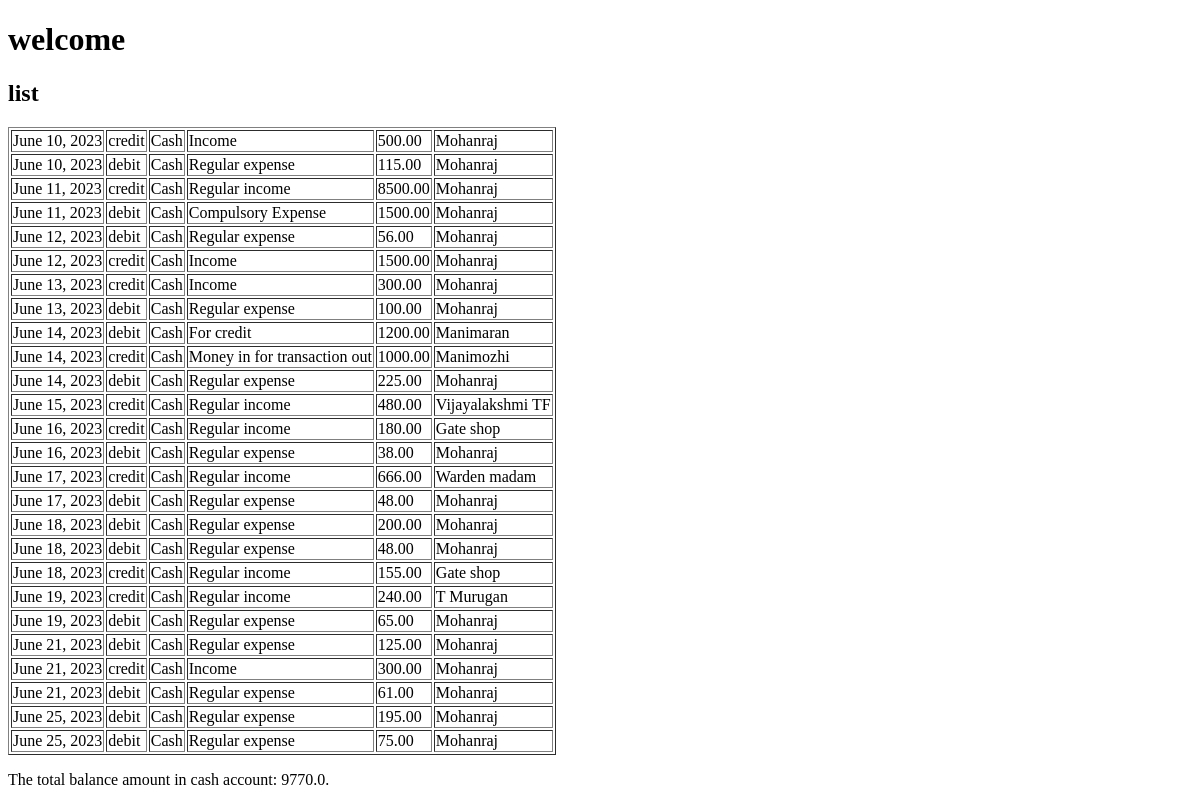
The app's page /sample/, older data.
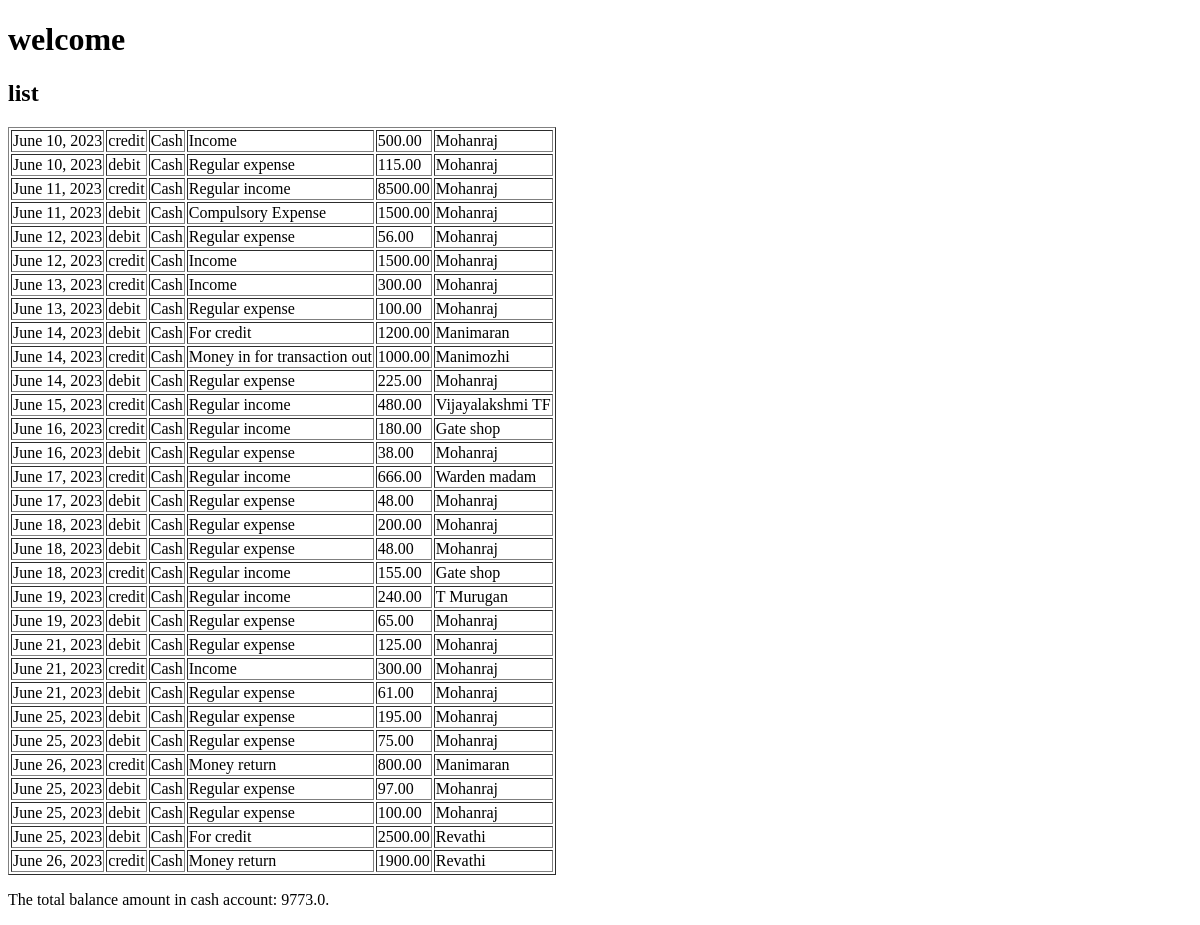
The same page, newer data.
### account_entry/models.py (models this page shows)
class account_database(models.Model):
    date = models.DateField()
    credit_debit = models.CharField(max_length=50)
    category = models.CharField(max_length=200)
    account = models.CharField(max_length=200)
    particular = models.CharField(max_length=200)
    name = models.CharField(max_length=200)
    amount = models.DecimalField(max_digits=10, decimal_places=2,default=0)
    notes = models.CharField(max_length=200, blank=True)

### account_entry/views.py (the view)
# urls.py: path('sample/', views.sample),
def sample(request):
    account_list = account_database.objects.all().values()
    cash_credit = account_database.objects.filter(credit_debit="credit", account="Cash").aggregate(cash_c=Sum('amount'))
    cash_debit = account_database.objects.filter(credit_debit="debit", account="Cash").aggregate(cash_d=Sum('amount'))
    cash_total_balance = {"cash1": cash_credit["cash_c"], "cash2": cash_debit["cash_d"]}
    if cash_total_balance["cash1"] == None and cash_total_balance["cash2"] == None:
        cash_balance = float(0)
    else:
        cash_balance = float(cash_total_balance["cash1"])-float(cash_total_balance["cash2"])
    context = {"account": account_list, "bal": cash_balance}
    return render(request, "sample.html", context)

### account_entry/templates/sample.html (shortened to what this page needs)
<!DOCTYPE html>
<html>
<head>
</head>
<body>
<h1>welcome</h1>
<h2>list</h2>
<table border= "1pt">
{% for x in account %}
<tr>
<td>{{ x.date }}</td>
<td> {{ x.credit_debit }}</td>
<td> {{ x.account }}</td>
<td> {{ x.category }}</td>
<td> {{ x.amount }}</td>
<td> {{ x.name}}</td>
</tr>
{% endfor %}
</table>
<p>The total balance amount in cash account: {{ bal }}.</p>
</body>
</html>

Row changes from the older to the newer data that the page shows:
added account_database: date "June 26, 2023", credit_debit "credit", account "Cash", category "Money return", amount "800.00", name "Manimaran"
added account_database: date "June 25, 2023", credit_debit "debit", account "Cash", category "Regular expense", amount "97.00", name "Mohanraj"
added account_database: date "June 25, 2023", credit_debit "debit", account "Cash", category "Regular expense", amount "100.00", name "Mohanraj"
added account_database: date "June 25, 2023", credit_debit "debit", account "Cash", category "For credit", amount "2500.00", name "Revathi"
added account_database: date "June 26, 2023", credit_debit "credit", account "Cash", category "Money return", amount "1900.00", name "Revathi"
Text that changed along with them:
{{ bal }}: "9770.0" → "9773.0"
